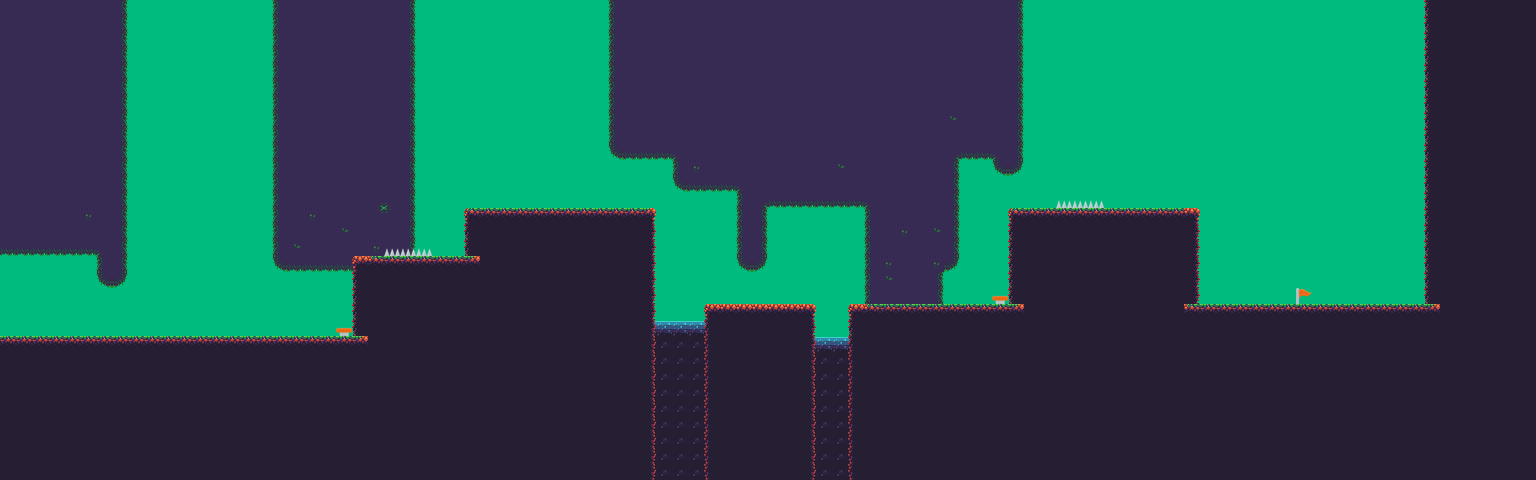

The image is a tile-based game level rendered from a .tmx file. Its description and source (layers, tilesets, objects; grid data summarised) follow:
An orthogonal 96x30 tile map with 16x16 px tiles, 7 tile layers (Background, BackgroundTile, Water, Ground, ...), 7 tilesets.

<map version="1.0" orientation="orthogonal" renderorder="right-down" width="96" height="30" tilewidth="16" tileheight="16">
 <tileset firstgid="1" name="orangeGround" tilewidth="16" tileheight="16">
  <image source="LowResMap/orangeGround.png" width="112" height="32" />
 </tileset>
 <tileset firstgid="15" name="Water" tilewidth="16" tileheight="16">
  <image source="LowResMap/Water.png" width="16" height="32" />
 </tileset>
 <tileset firstgid="17" name="spikes" tilewidth="16" tileheight="16">
  <image source="LowResMap/spikes.png" width="16" height="16" />
 </tileset>
 <tileset firstgid="18" name="springboardDown" tilewidth="16" tileheight="16">
  <image source="LowResMap/springboardDown.png" width="16" height="16" />
 </tileset>
 <tileset firstgid="19" name="bg" tilewidth="16" tileheight="16">
  <image source="bg.png" width="16" height="16" />
 </tileset>
 <tileset firstgid="20" name="Background" tilewidth="16" tileheight="16">
  <image source="LowResMap/Background.png" width="80" height="48" />
 </tileset>
 <tileset firstgid="35" name="flagRed2" tilewidth="16" tileheight="16">
  <image source="LowResMap/flagRed2.png" width="16" height="16" />
 </tileset>
 <layer name="Background" width="96" height="30">
  <data>[2880 cells, 2304 non-empty, 1 distinct tile ids]</data>
 </layer>
 <layer name="BackgroundTile" width="96" height="30">
  <data>[2880 cells, 654 non-empty, 12 distinct tile ids]</data>
 </layer>
 <layer name="Water" width="96" height="30">
  <data>[2880 cells, 122 non-empty, 2 distinct tile ids]</data>
 </layer>
 <layer name="Ground" width="96" height="30">
  <data>[2880 cells, 1255 non-empty, 11 distinct tile ids]</data>
 </layer>
 <layer name="Spikes" width="96" height="30">
  <data>[2880 cells, 6 non-empty, 1 distinct tile ids]</data>
 </layer>
 <layer name="Spring" width="96" height="30">
  <data>[2880 cells, 2 non-empty, 1 distinct tile ids]</data>
 </layer>
 <layer name="Finish" width="96" height="30">
  <data>[2880 cells, 1 non-empty, 1 distinct tile ids]</data>
 </layer>
</map>